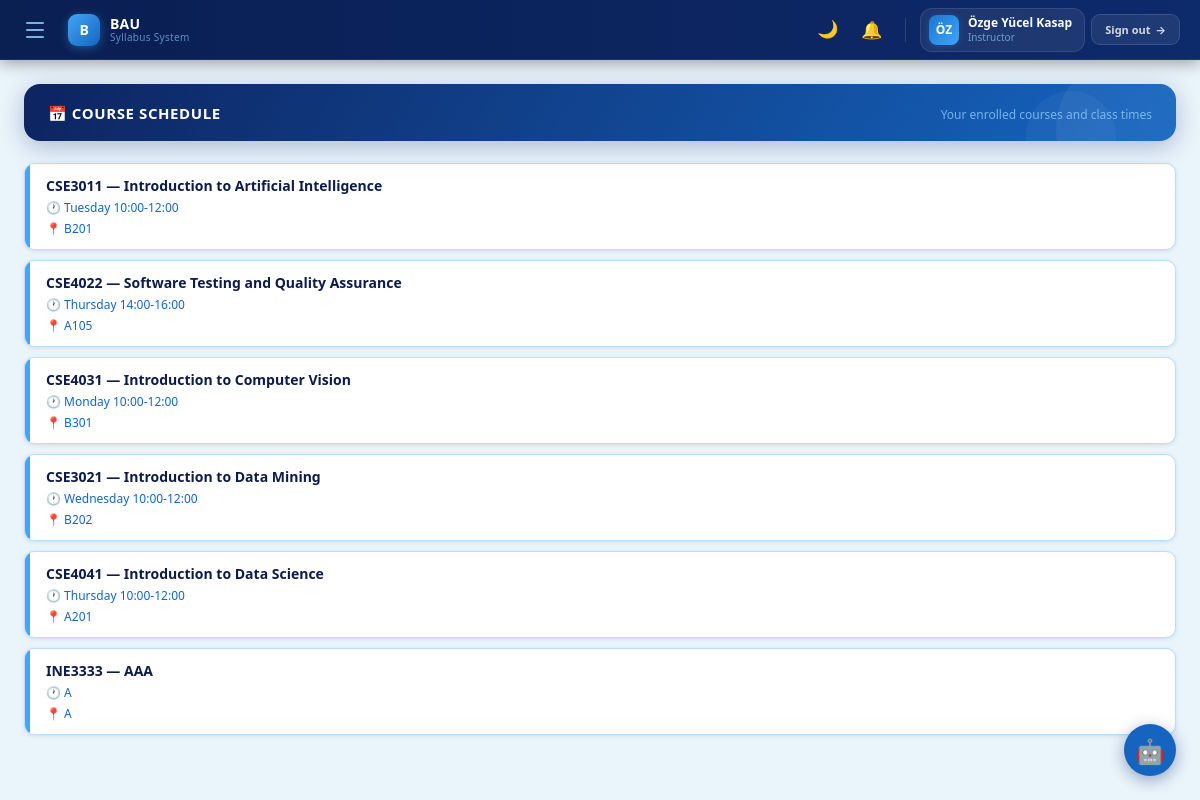
/course-schedule (signed in), run on the app's committed database.
### tables this page shows
CREATE TABLE courses (
        id INTEGER PRIMARY KEY AUTOINCREMENT,
        code TEXT UNIQUE NOT NULL,
        name TEXT NOT NULL,
        instructor_id INTEGER NOT NULL,
        department TEXT DEFAULT '',
        credit INTEGER DEFAULT 3,
        delivery TEXT DEFAULT 'face-to-face',
        course_type TEXT DEFAULT 'Departmental Elective',
        classroom TEXT DEFAULT '',
        schedule TEXT DEFAULT '',
        office TEXT DEFAULT '',
        office_hours TEXT DEFAULT '',
        email TEXT DEFAULT '',
        cv_link TEXT DEFAULT '',
        FOREIGN KEY(instructor_id) REFERENCES users(id)
    );

### app.py (the view)
@app.route("/course-schedule")
@login_required
def course_schedule():
    courses = get_user_courses()
    return render_template("course_schedule.html",
                           user=session,
                           courses=courses,
                           current_course=courses[0] if courses else None)

### app.py (called while the page is built)
@app.context_processor
def inject_notif_count():
    if "user_id" in session:
        try:
            conn = get_conn()
            cnt = conn.execute(
                "SELECT COUNT(*) FROM notifications WHERE user_id=? AND is_read=0",
                (session["user_id"],)
            ).fetchone()[0]
            conn.close()
            return {"notif_count": cnt}
        except Exception:
            pass
    return {"notif_count": 0}

def login_required(f):
    from functools import wraps
    @wraps(f)
    def decorated(*args, **kwargs):
        if "user_id" not in session:
            return redirect(url_for("login"))
        return f(*args, **kwargs)
    return decorated

def get_user_courses():
    conn = get_conn()
    if session["role"] == "student":
        rows = conn.execute("""SELECT c.* FROM courses c
                               JOIN enrollments e ON e.course_id=c.id
                               WHERE e.student_id=?""", (session["user_id"],)).fetchall()
    else:
        rows = conn.execute("SELECT * FROM courses WHERE instructor_id=?",
                            (session["user_id"],)).fetchall()
    conn.close()
    return [dict(r) for r in rows]

### db.py (called while the page is built)
def get_conn():
    conn = sqlite3.connect(DB_PATH)
    conn.row_factory = sqlite3.Row
    return conn

### templates/course_schedule.html
{% extends "base.html" %}
{% set active_page = 'course_schedule' %}
{% block content %}
<div class="page-hdr">
  <h2>📅 Course Schedule</h2>
  <p>Your enrolled courses and class times</p>
</div>
{% for c in courses %}
<div class="deadline-card">
  <div class="deadline-accent"></div>
  <div class="deadline-body">
    <div class="deadline-title">{{ c.code }} — {{ c.name }}</div>
    <div class="deadline-date">🕐 {{ c.schedule }}</div>
    <div class="deadline-date" style="margin-top:4px;">📍 {{ c.classroom }}</div>
  </div>
</div>
{% endfor %}
{% endblock %}

### templates/base.html (style rules this page uses)
* { box-sizing:border-box;margin:0;padding:0 }
:root { --navy:#0B2A6B;--navy-mid:#1565C0;--navy-light:#1A3A8A; --sky:#42A5F5;--sky-light:#90CAF9;--sky-pale:#E3F2FD; --white:#FFFFFF;--bg:#EAF4FB;--card-hdr:#0D47A1; --border:#BBDEFB;--text:#0D1B4B;--subtext:#5C7BB8; --green:#2E7D32;--red:#C62828; --card:#FFFFFF;--surface:#FFFFFF;--input-bg:#FFFFFF; --shadow:rgba(11,42,107,0.12);--shadow-strong:rgba(11,42,107,0.18); --chat-bg:#0D2B6E;--tile-light-bg:#D9E8F7;--tile-dark-bg:#0D2563; }
body { font-family:'Segoe UI',system-ui,-apple-system,sans-serif;background:var(--bg);color:var(--text);min-height:100vh;display:flex;flex-direction:column;transition:background .3s ease,color .3s ease; }
.page-hdr { background:linear-gradient(120deg,#0d2460 0%,#1565C0 100%); border-radius:16px;padding:18px 24px;margin-bottom:22px;color:#fff; display:flex;align-items:center;justify-content:space-between;gap:16px; flex-wrap:wrap; box-shadow:0 6px 24px rgba(11,42,107,.28); position:relative;overflow:hidden; }
.page-hdr::before { content:'';position:absolute;right:-30px;top:-30px; width:150px;height:150px;border-radius:50%; background:rgba(255,255,255,.05);pointer-events:none; }
.page-hdr::after { content:'';position:absolute;right:60px;bottom:-40px; width:90px;height:90px;border-radius:50%; background:rgba(255,255,255,.04);pointer-events:none; }
.page-hdr > h2 { font-size:15px;font-weight:800;letter-spacing:.6px;text-transform:uppercase; display:flex;align-items:center;gap:8px; position:relative;z-index:1; }
.page-hdr > p,.page-hdr-left p { font-size:12px;color:rgba(144,202,249,.8);margin-top:4px;font-weight:500;position:relative;z-index:1; }
.deadline-card { background:var(--card);border:1px solid var(--border);border-radius:10px;margin-bottom:10px;display:flex;overflow:hidden;box-shadow:0 1px 4px var(--shadow); }
.deadline-accent { width:5px;background:var(--sky);flex-shrink:0; }
.deadline-body { padding:12px 16px;flex:1; }
.deadline-title { font-size:14px;font-weight:700;color:var(--text);margin-bottom:4px; }
.deadline-date { font-size:12px;color:var(--navy-mid); }

### data on the page
courses: code "CSE3011", name "Introduction to Artificial Intelligence", schedule "Tuesday 10:00-12:00", classroom "B201"
courses: code "CSE4022", name "Software Testing and Quality Assurance", schedule "Thursday 14:00-16:00", classroom "A105"
courses: code "CSE4031", name "Introduction to Computer Vision", schedule "Monday 10:00-12:00", classroom "B301"
courses: code "CSE3021", name "Introduction to Data Mining", schedule "Wednesday 10:00-12:00", classroom "B202"
courses: code "CSE4041", name "Introduction to Data Science", schedule "Thursday 10:00-12:00", classroom "A201"
courses: code "INE3333", name "AAA", schedule "A", classroom "A"

### other printed values
{{ (user.full_name or user.username)[:2] }} "ÖZ"
{{ user.full_name or user.username }} "Özge Yücel Kasap"
{{ user.role|capitalize }} "Instructor"
